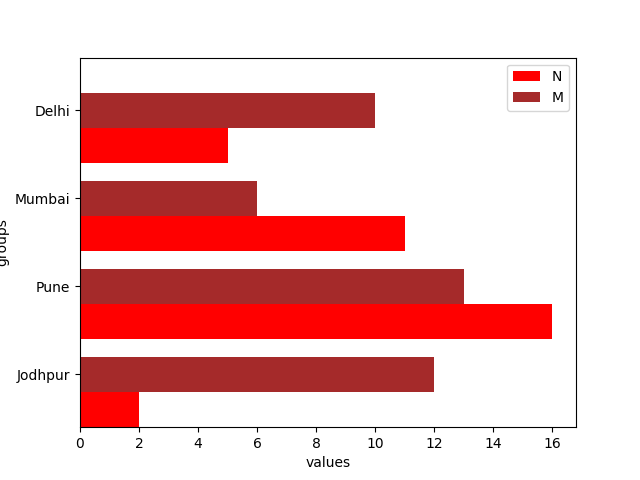
#> input picture maincode/vertical_mixed/please2.png, 640 x 480 px
$ python mainvalue.py
#> lines starting #> are read from the running program, lines starting #| are printed output that depends on the picture; after the words box and inside, x2 and y2 are one past the last pixel; in counts of white or black regions, pixels touching at a corner belong together
### maincode/vertical_mixed/filterimage.py
import cv2
import numpy as np
import matplotlib.pyplot as plt
# from sklearn.cluster import MiniBatchKMeans

def obtainbars(img):
    """
    Pass a gray scaled image as input to obtain only the bars
    """


    # Thresholding the image
    (thresh, img_bin) = cv2.threshold(img, 240, 255,0)
    # Invert the image

    # img_bin=img
    # img_bin=cv2.cvtColor(img,cv2.COLOR_BGR2GRAY)

    img_bin = 255-img_bin

    # plt.imshow(img)
    # plt.show()

    # Defining a kernel length
    kernel_length = np.array(img).shape[1]//100

    # A horizontal kernel of (kernel_length X 1), which will help to detect all the horizontal line from the image.
    hori_kernel = cv2.getStructuringElement(cv2.MORPH_RECT, (kernel_length, 10))


    # A kernel of (3 X 3) ones.
    kernel = cv2.getStructuringElement(cv2.MORPH_RECT, (3, 3))


    # Morphological operation to detect horizontal lines from an image
    img_temp2 = cv2.erode(img_bin, hori_kernel, iterations=3)


    horizontal_lines_img = cv2.dilate(img_temp2, hori_kernel, iterations=3)
    horizontal_lines_img = 255-horizontal_lines_img

    return horizontal_lines_img

# [6 lines that do not run on import are left out]
    # plt.imshow(horizontal_lines_img,cmap="gray")
    # plt.show()

### maincode/vertical_mixed/height_calculator.py
import cv2
import matplotlib.pyplot as plt
import numpy as np
from statistics import median
from math import ceil

# background_color=255

def xaxiscoordinate(image):

    h,w=image.shape

    flag=0
    for y in range(h-1,0,-1):
        for x in range(0,w*2//3,5):
            flag=1
            for i in range(5):
                if image[y,x+i]!=0:
                    flag=0
                    break
            if flag==1:
                return [y,x]


def heightcalculator(image):

    h,w=image.shape

    xy,xx=xaxiscoordinate(image)

    y=yinitial=xy
    x=xinitial=(xx+3)
    bar_coordinates=[]
    bar_heights=[]

    while x<w-25:

        while image[y,x]!=0 and x<w-10:
            x+=1

        xinitial=x

        flag=0

        while image[y,x]==0 and y>30:
            y-=1
            flag=1

        y+=5

        while flag==1 and image[y,x]==0 and image[y-10,x]!=0 and image[y+10,x]==0 and x<w-10:
            x+=1

        if flag==1:
            bar_heights.append(yinitial-y+5)
            bar_coordinates.append([xinitial,x])
            xinitial=x
            y=yinitial

    diff=[]
    for bar in bar_coordinates:
        diff.append(ceil(bar[1]-bar[0]))

    diff.sort()
    width=median(diff)

    return [xy,bar_heights,bar_coordinates,width]

# [7 lines that do not run on import are left out]

### maincode/vertical_mixed/mainvalue.py
import cv2
import filterimage
import height_calculator
import os, sys
import matplotlib.pyplot as plt
from math import ceil
sys.path.append(os.path.dirname(os.path.dirname(os.path.abspath(__file__))))

from text_vertical_graph import text_position

def mainfunction(img_path):
#> called with img_path = 'please2.png'
    img=cv2.imread(img_path)
#> img is the input picture: shape (480, 640, 3); mean B, G, R 193.6, 193.6, 239.8
    img_gray=cv2.imread(img_path,0)
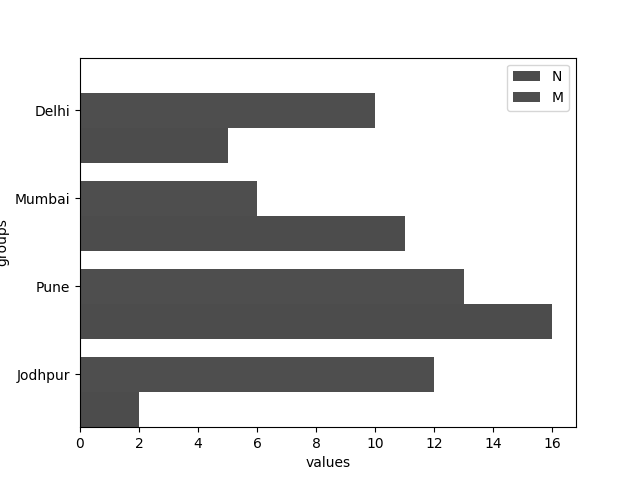
#> img_gray: shape (480, 640); min 0, max 255, mean 207.3

    only_bars=filterimage.obtainbars(img_gray)
#> in obtainbars, `(thresh, img_bin) = cv2.threshold(img, 240, 255,0)`:
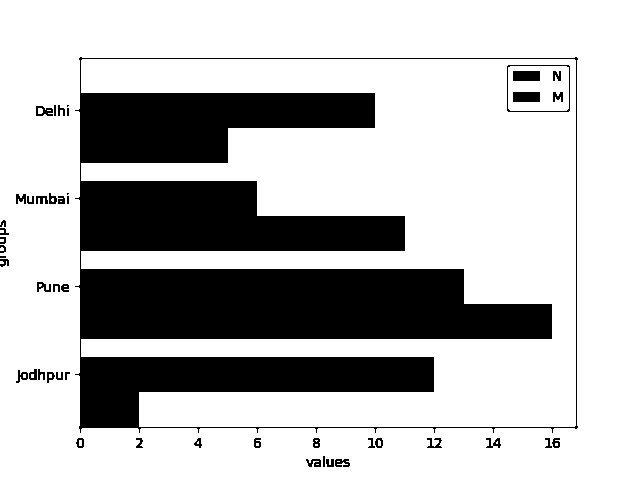
#> img_bin: shape (480, 640); 73.4% white; 48 black regions (5 under 20 px), largest, box (x1, y1, x2, y2) and area: (75, 57, 578, 433) 79048, (513, 71, 540, 81) 270, (513, 92, 540, 102) 270
#> in obtainbars, `img_temp2 = cv2.erode(img_bin, hori_kernel, iterations=3)`:
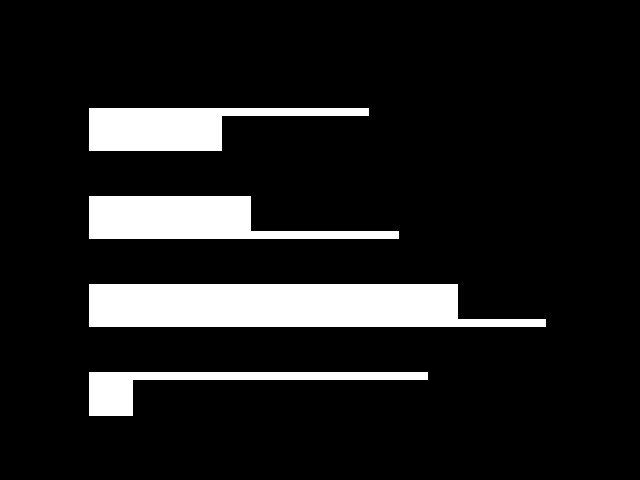
#> img_temp2: shape (480, 640); 11.7% white; 4 white regions, box (x1, y1, x2, y2) and area: (89, 284, 546, 327) 16571, (89, 196, 399, 239) 8150, (89, 108, 369, 151) 6895, (89, 372, 428, 416) 4296
#> in obtainbars, `horizontal_lines_img = cv2.dilate(img_temp2, hori_kernel, iterations=3)`:
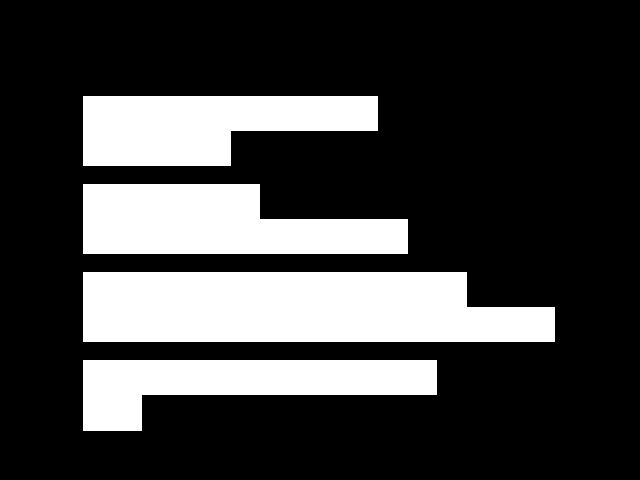
#> horizontal_lines_img: shape (480, 640); 25.2% white; 4 white regions, box (x1, y1, x2, y2) and area: (83, 272, 555, 342) 29960, (83, 184, 408, 254) 17570, (83, 96, 378, 166) 15505, (83, 360, 437, 431) 14514
    (yaxismaximum,xaxismaximum,heights,bar_position,diff)=height_calculator.heightcalculator(only_bars)
#> in heightcalculator, `xy,xx=xaxiscoordinate(image)`: xy = 430; xx = 85
#> in heightcalculator, `y=yinitial=xy`: y = 430
#> in heightcalculator, `x=xinitial=(xx+3)`: x = 88
#> the loop in heightcalculator, `while x<w-25: ` made 2 passes
#> after the loop in heightcalculator, `while x<w-25:`: bar_coordinates = [[88, 437]]; bar_heights = [71]; x = 630
#> the loop in heightcalculator, `for bar in bar_coordinates:` made 1 pass
#> after the loop in heightcalculator, `for bar in bar_coordinates:`: diff = [349]
#> in heightcalculator, `width=median(diff)`: width = 349
    (ratio,bartitle,barlocation2)=text_position.barlabelandheightratio(img,xaxismaximum,yaxismaximum)

    data={}
    data['datatitles']=bartitle

    i=0
    j=0
    main_heights=[]

    while i<len(heights) and j<len(bartitle):
        d=bar_position[i][0]

        l=[]
        if abs(barlocation2[j]-(d+bar_position[i][1])/2)<35:
            l.append(heights[i])
            i+=1
            while i<len(heights) and abs(barlocation2[j]-(d+bar_position[i][1])/2)<30:
                l.append(heights[i])
                i+=1

            main_heights.append(l)
            j+=1

        else:
            j+=1
            main_heights.append([0])

    while j<len(bartitle):
        j+=1
        main_heights.append([0])

    ###############
    final_heights=[]
    mx=0
    count=0
    for bar in main_heights:
        if bar[0]==0:
            final_heights.append(bar)
            continue
        temp=[]
        inside=1
        temp.append(bar[0])
        count+=1
        prev=bar_position[count-1][1]
        while inside<len(bar):
            if abs(prev-bar_position[count][0])<5:
                temp.append(bar[inside])
                prev=bar_position[count][1]
                inside+=1
                count+=1
            elif prev-bar_position[count-1][1]<=diff+4:
                temp.append(0)
                prev=prev+diff

        mx=max(len(temp),mx)
        final_heights.append(temp)


    for bar in final_heights:
        r=mx-len(bar)
        for _ in range(r):
            bar.append(0)

    bar_readings=[]
    maxreading=0
    for bar in final_heights:
        temp=[]
        for var in bar:
            readingofabar=ceil(var*ratio)
            maxreading=max(maxreading,readingofabar)
            temp.append(readingofabar)
        bar_readings.append(temp)


    # print(bar_readings)
    # print('----------------')
    # print(data['datatitles'])

    return [data['datatitles'],bar_readings]


if __name__ == "__main__":
    img_path="please2.png"
#> (the run stopped early here; a loop or call above may not have finished)

$ run again, with maincode/vertical_mixed/case1.png copied over maincode/vertical_mixed/please2.png
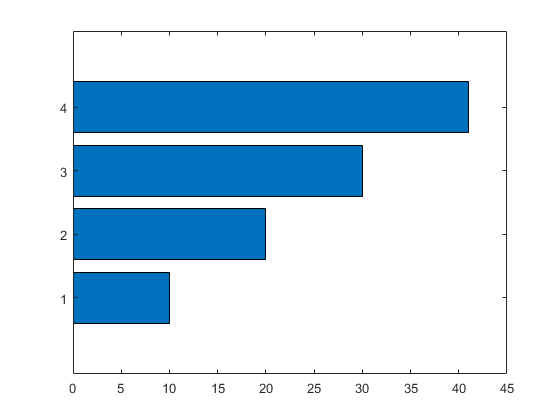
#> input picture maincode/vertical_mixed/case1.png, 560 x 420 px
#> in mainfunction, img is the input picture: shape (420, 560, 3); mean B, G, R 237.2, 221.7, 198.3
#> in obtainbars, `(thresh, img_bin) = cv2.threshold(img, 240, 255,0)`:
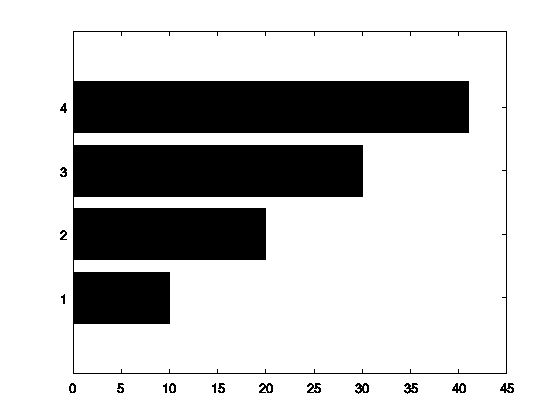
#> img_bin: shape (420, 560); 77.4% white; 17 black regions, largest, box (x1, y1, x2, y2) and area: (73, 31, 507, 374) 52174, (404, 383, 418, 394) 88, (355, 383, 369, 394) 87
#> img_temp2: shape (420, 560); 9.9% white; 4 white regions, box (x1, y1, x2, y2) and area: (79, 96, 463, 121) 9600, (79, 160, 357, 185) 6950, (79, 223, 260, 248) 4525, (79, 287, 164, 312) 2125
#> in obtainbars, `horizontal_lines_img = cv2.dilate(img_temp2, hori_kernel, iterations=3)`:
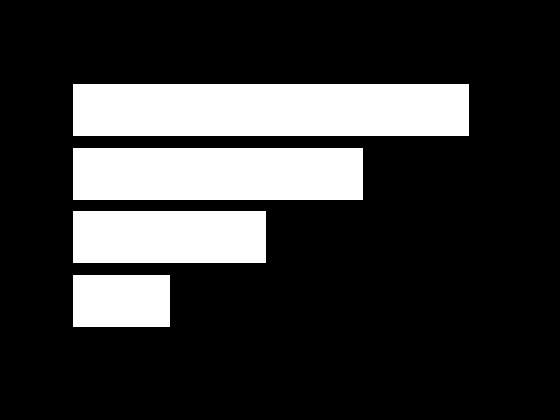
#> horizontal_lines_img: shape (420, 560); 21.6% white; 4 white regions, box (x1, y1, x2, y2) and area: (73, 84, 469, 136) 20592, (73, 148, 363, 200) 15080, (73, 211, 266, 263) 10036, (73, 275, 170, 327) 5044
#> xy = 326; xx = 75
#> in heightcalculator, `y=yinitial=xy`: y = 326
#> in heightcalculator, `x=xinitial=(xx+3)`: x = 78
#> the loop in heightcalculator, `while x<w-25: ` made 2 passes
#> after the loop in heightcalculator, `while x<w-25:`: bar_coordinates = [[78, 170]]; bar_heights = [52]; x = 550
#> the loop in heightcalculator, `for bar in bar_coordinates:` made 1 pass
#> after the loop in heightcalculator, `for bar in bar_coordinates:`: diff = [92]
#> width = 92
